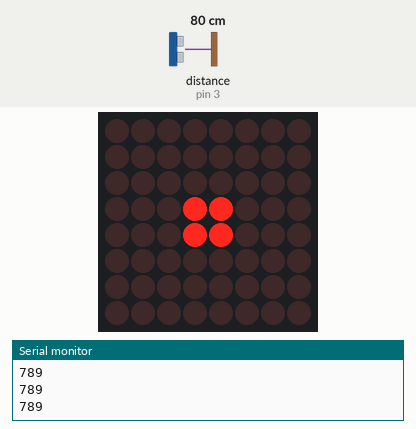
A sketch run on a simulated Arduino Uno, built with avr-gcc and run on an emulated ATmega328P. Shown: 8×8 LED matrix, the last lines printed to the serial monitor. Wiring (inferred from the names in the program): ultrasonic range finder: trigger pin 13; echo pin 3. Inputs (shaded band) come from the test bench; at power-on: distance to the obstacle (sensor on pin 3) 80 cm. The echo pulse lasts 58.3 µs per cm.

Above: at 1.2 s.
1.3 s: distance to the obstacle (sensor on pin 3) set to 2 cm
At 1.86 s:
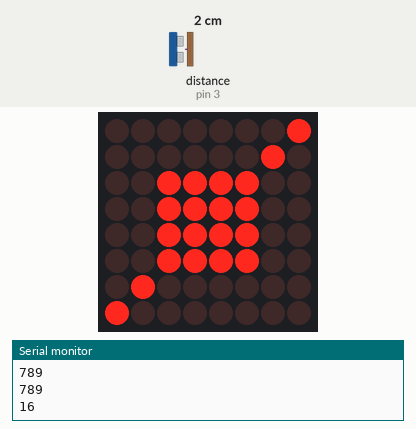
3.8 s: distance to the obstacle (sensor on pin 3) set to 18 cm
At 5.0 s:
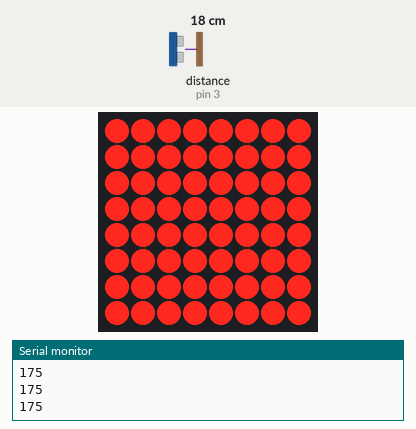
5.3 s: distance to the obstacle (sensor on pin 3) set to 35 cm
At 6.5 s:
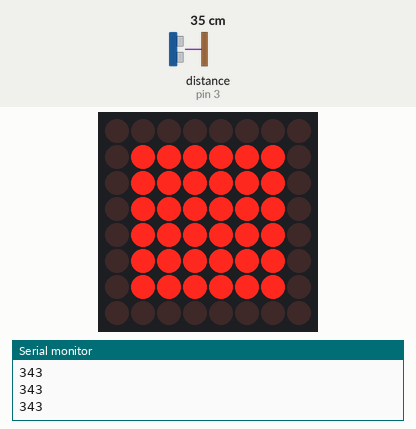
6.8 s: distance to the obstacle (sensor on pin 3) set to 4 cm
At 6.96 s:
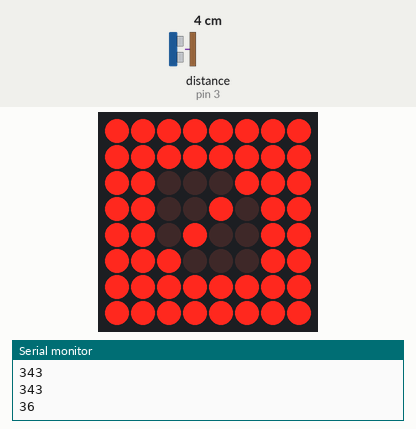
9.8 s: distance to the obstacle (sensor on pin 3) set to 60 cm
At 10.6 s:
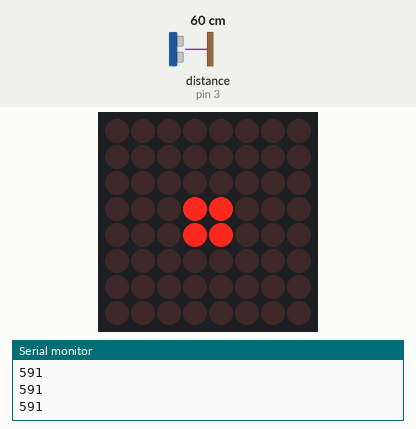
Timing chart, 0 to 12.3 s (numbered marks = the images above; inputs shaded):
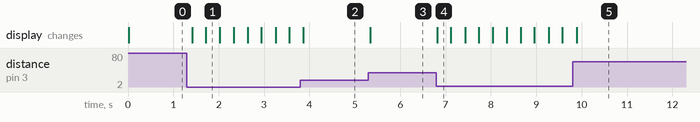

The sketch:

commi_city.ino
```cpp
  #include "LedControl.h"

int trigPin = 13;
int echoPin = 3;
int val;

LedControl lc=LedControl(12,11,10,1);

unsigned long delaytime=500;

byte A[8]={B00000000,B00000000,B00000000,B00011000,B00011000,B00000000,B00000000,B00000000};
byte B[8]={B00000000,B00000000,B00111100,B00111100,B00111100,B00111100,B00000000,B00000000};
byte C[8]={B00000000,B01111110,B01111110,B01111110,B01111110,B01111110,B01111110,B00000000};
byte D[8]={B11111111,B11111111,B11111111,B11111111,B11111111,B11111111,B11111111,B11111111};
byte E[8]={B11111111,B11111111,B11100011,B11010011,B11001011,B11000111,B11111111,B11111111};
byte F[8]={B10000000,B01000000,B00111100,B00111100,B00111100,B00111100,B00000010,B00000001};

void setup() {
  Serial.begin(9600);
  pinMode(trigPin, OUTPUT);
  pinMode(echoPin, INPUT);

  lc.shutdown(0,false);
  /* Set the brightness to a medium values */
  lc.setIntensity(0,8);
  /* and clear the display */
  lc.clearDisplay(0);
}

void onestep(){
  lc.setRow(0,7,A[0]);
  lc.setRow(0,6,A[1]);
  lc.setRow(0,5,A[2]);
  lc.setRow(0,4,A[3]);
  lc.setRow(0,3,A[4]);
  lc.setRow(0,2,A[5]);
  lc.setRow(0,1,A[6]);
  lc.setRow(0,0,A[7]);
  delay(100);
}
void twostep(){
  lc.setRow(0,7,B[0]);
  lc.setRow(0,6,B[1]);
  lc.setRow(0,5,B[2]);
  lc.setRow(0,4,B[3]);
  lc.setRow(0,3,B[4]);
  lc.setRow(0,2,B[5]);
  lc.setRow(0,1,B[6]);
  lc.setRow(0,0,B[7]);
  delay(100);
}
void threestep(){
  lc.setRow(0,7,C[0]);
  lc.setRow(0,6,C[1]);
  lc.setRow(0,5,C[2]);
  lc.setRow(0,4,C[3]);
  lc.setRow(0,3,C[4]);
  lc.setRow(0,2,C[5]);
  lc.setRow(0,1,C[6]);
  lc.setRow(0,0,C[7]);
  delay(100);
}
void fourstep(){
  lc.setRow(0,7,D[0]);
  lc.setRow(0,6,D[1]);
  lc.setRow(0,5,D[2]);
  lc.setRow(0,4,D[3]);
  lc.setRow(0,3,D[4]);
  lc.setRow(0,2,D[5]);
  lc.setRow(0,1,D[6]);
  lc.setRow(0,0,D[7]);
  delay(100);
}
void laststep(){
  lc.setRow(0,7,E[0]);
  lc.setRow(0,6,E[1]);
  lc.setRow(0,5,E[2]);
  lc.setRow(0,4,E[3]);
  lc.setRow(0,3,E[4]);
  lc.setRow(0,2,E[5]);
  lc.setRow(0,1,E[6]);
  lc.setRow(0,0,E[7]);
  delay(300);
  lc.setRow(0,7,F[0]);
  lc.setRow(0,6,F[1]);
  lc.setRow(0,5,F[2]);
  lc.setRow(0,4,F[3]);
  lc.setRow(0,3,F[4]);
  lc.setRow(0,2,F[5]);
  lc.setRow(0,1,F[6]);
  lc.setRow(0,0,F[7]);
  delay(300);
}
void loop() {
  long duration, distance;
  digitalWrite(trigPin, LOW);
  delayMicroseconds(2);
  digitalWrite(trigPin, HIGH);
  delayMicroseconds(10);
  digitalWrite(trigPin, LOW);
  duration = pulseIn(echoPin, HIGH);
  val = duration * 17 / 100;
  if(val<1000){
    Serial.println(val);
    delay(10);
  }

  if(val>500){
    onestep();
  } else if(val>410){
    twostep();
  } else if(val>280){
    threestep();
  } else if(val>150){
    fourstep();
  } else {
    laststep();
  }
}
```

Measured:
- after the input at 1.3 s, the display: first changes after 0.11 s (image 1 shows a later state)
- after the input at 3.8 s, the display: changes after 0.07 s (image 2)
- after the input at 5.3 s, the display: changes at once (image 3)
- after the input at 6.8 s, the display: changes at once (image 4)
- after the input at 9.8 s, the display: changes after 0.09 s (image 5)
